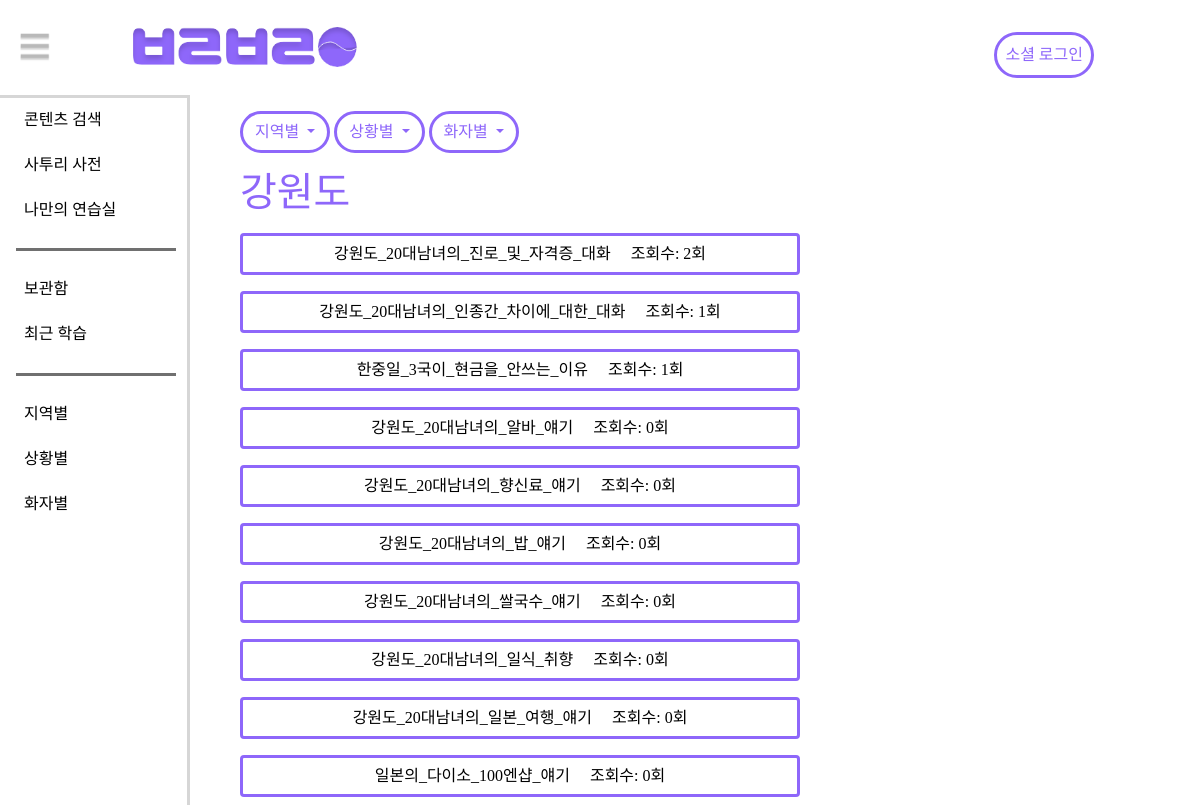
Before: /voice/voice_map/gangwondo/ with the older database file.
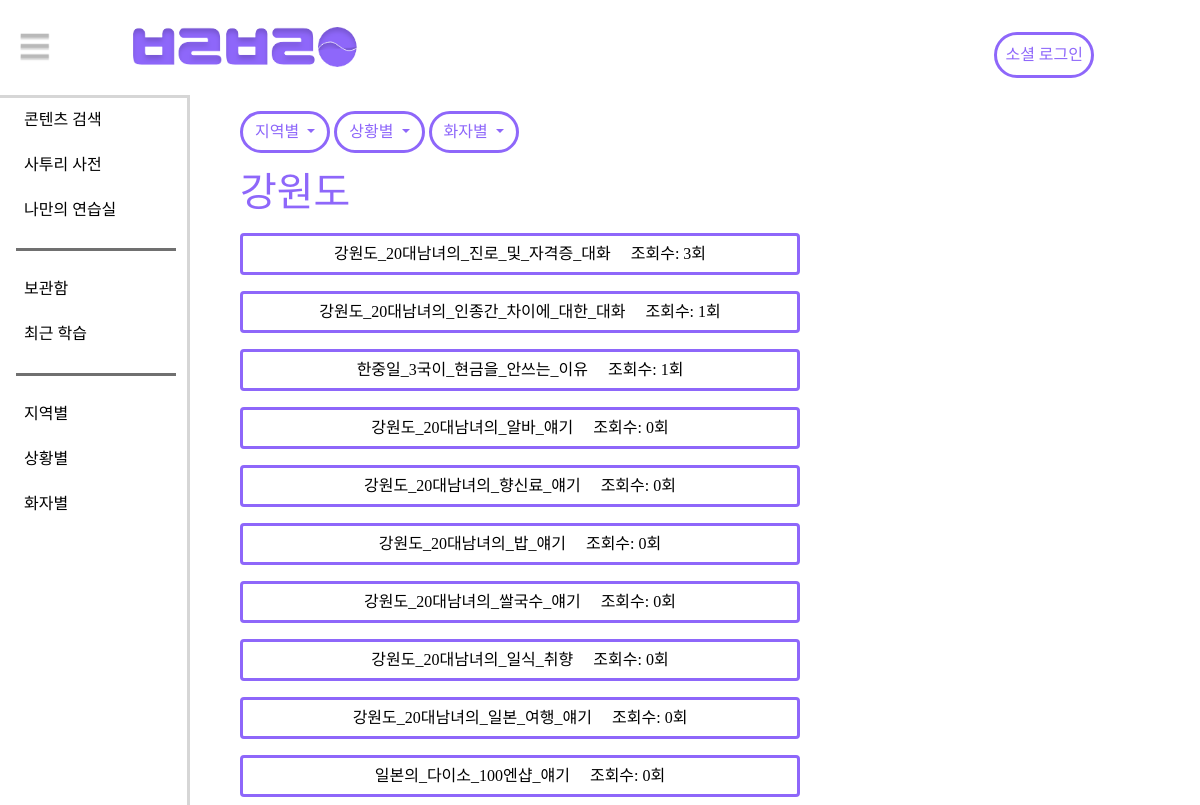
After: the same page with the newer database file.
### voice/models.py (models this page shows, shortened)
class voice(models.Model):
    title = models.CharField(max_length=50)
    region = models.CharField(max_length = 30, choices=region_choice)
    situation = models.CharField(max_length = 30, choices=situation_choice, blank=True)
    talker_age = models.CharField(max_length = 30, choices=talker_age_choice, blank=True)
    talker_gender = models.CharField(max_length = 30, choices=talker_gender_choice, blank=True)
    views = models.PositiveIntegerField(default=0)
    memo = models.CharField(max_length = 300, blank=True)
    objects = managers.CustomModelManager()
    audio = models.FileField(upload_to="voice")
    script = models.FileField(upload_to="script", blank=True)
    script_title = models.CharField(max_length=100, blank=True)
    text = models.TextField(default="", blank=True)

### voice/views.py (the view)
# urls.py: path('voice_map/gangwondo/', GangwonListView.as_view(), name="gangwondo"),
class GangwonListView(ListView):
    model = voice
    context_object_name = "voice_list"
    template_name = "voice/gangwondo.html"
    queryset = voice.objects.filter(region="강원도").order_by("-views")

### voice/templates/voice/gangwondo.html
{% extends 'voice/local_base.html' %}
{% block local %}
<h1>강원도</h1>
<div style="font-size: 15px;">
  <ul style="list-style:none; padding:0px; margin:0px;">
      {% for voice in voice_list %}
      <li><a class="btn btn-outline col-7 my-2" href="{% url 'voice:voice_detail' pk=voice.id %}">{{voice.title}} &nbsp;&nbsp;&nbsp;&nbsp;조회수: {{voice.views}}회</a></li>
      {% endfor %}
  </ul>
</div>
{% endblock %}

Changed rows visible on the page:
changed voice "강원도_20대남녀의_진로_및_자격증_대화": views "2" → "3"
